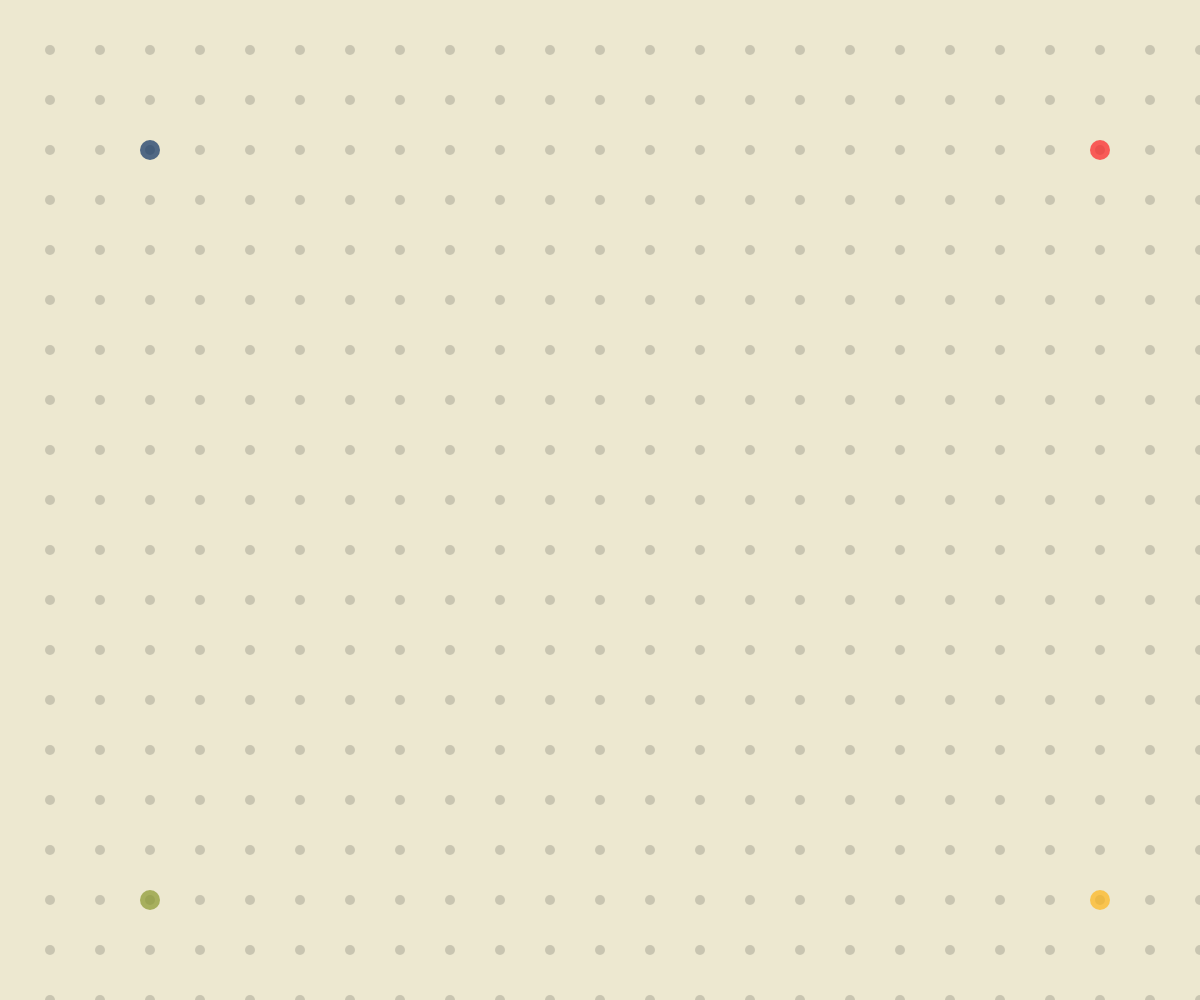
Frame 1 (no input)
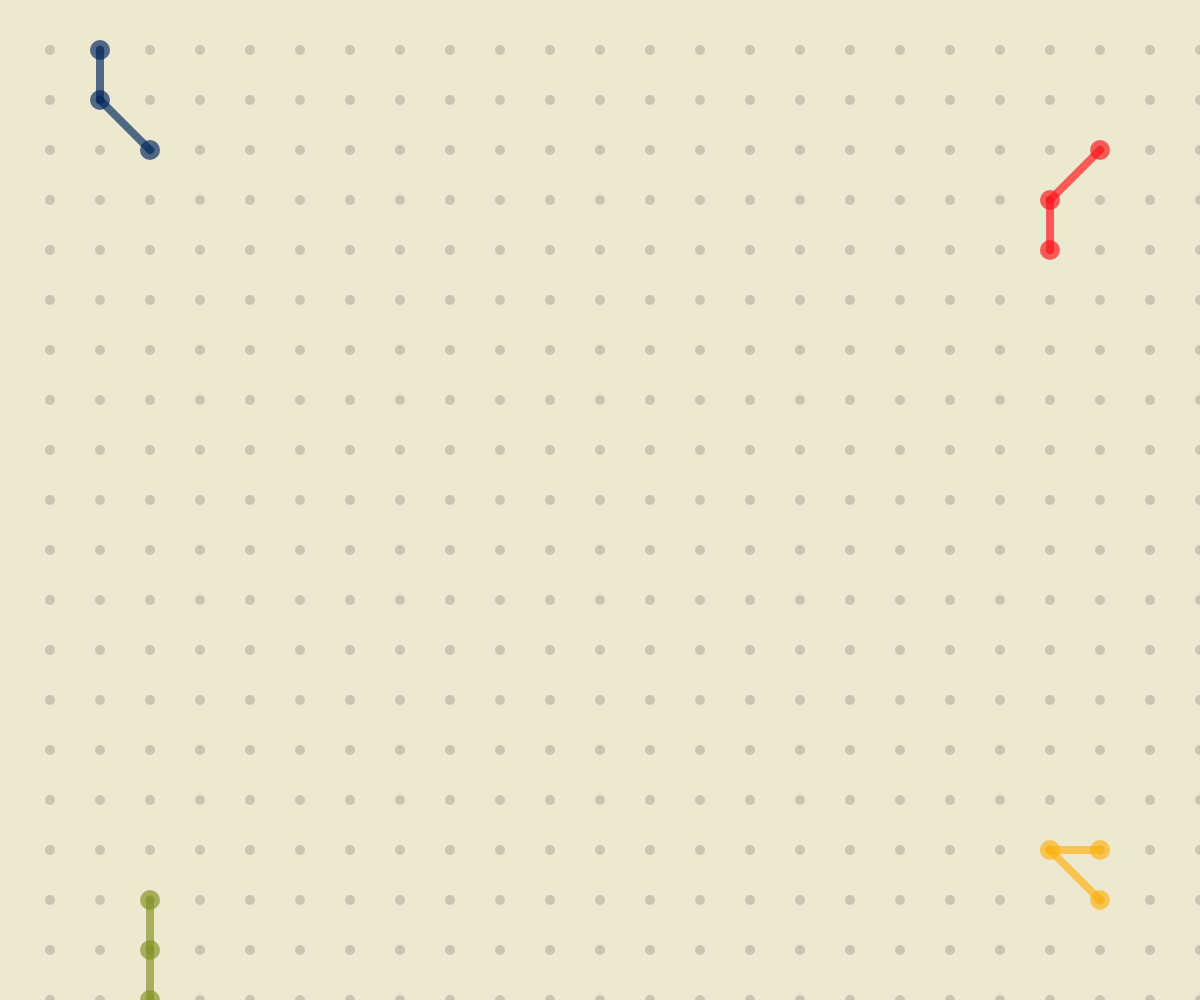
Frame 60 (no input)
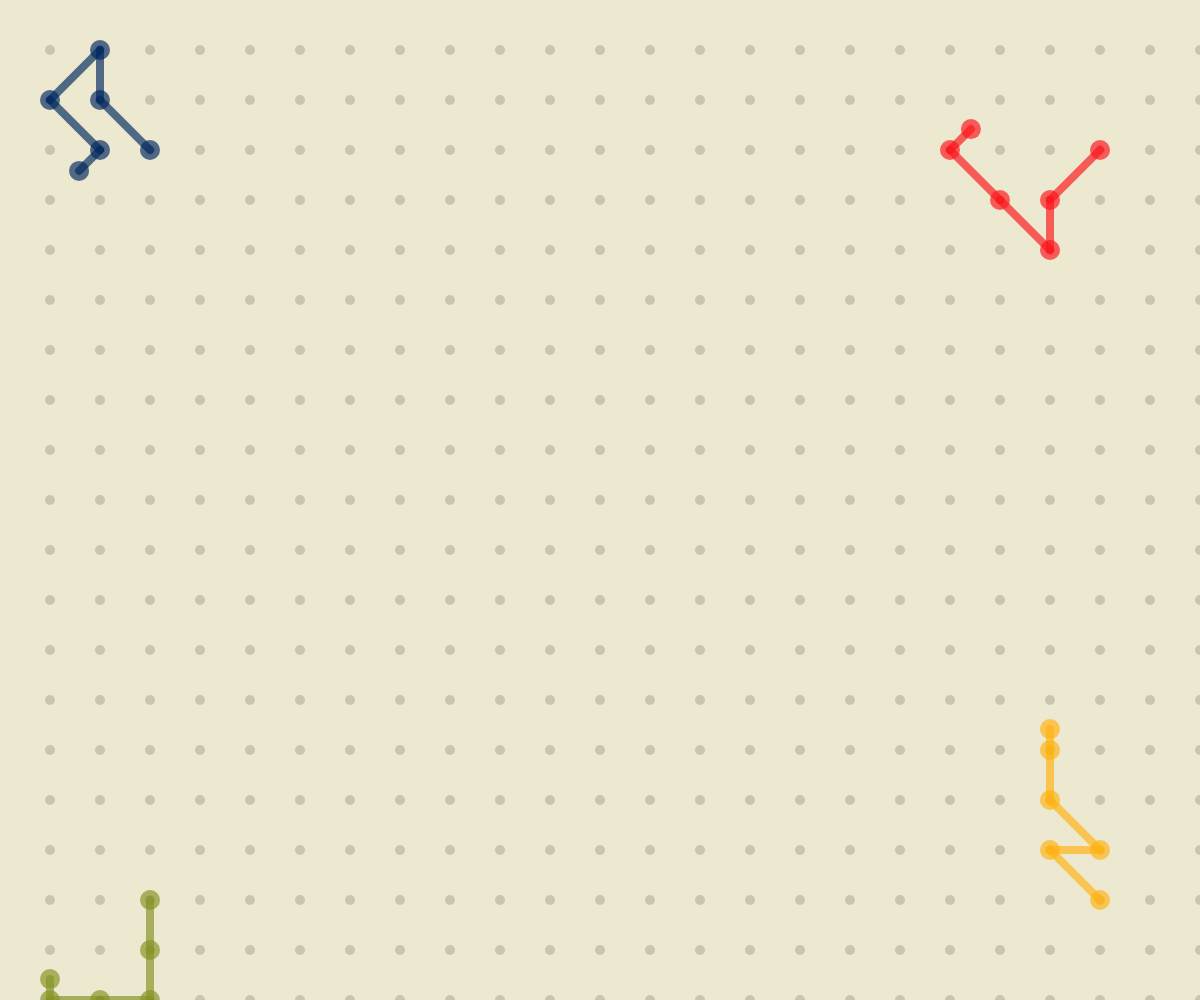
Frame 120 (the mouse pressed at the canvas centre since frame 60)

The p5.js sketch that drew these frames (run headless with seeded random() and noise() and a simulated clock; from frame 60 on, the mouse is pressed at the canvas centre):

// p5.js sketch
// ── sketch.js

let dots = [];
let spaceBetweenDots = 50;
let dotDiameter = 10;

let width = 0; // in dots
let height = 0; // in dots

let numPainters = 4;
let painters = [];
let painterDotDiameter = 20;
let painterIdleTime = 5;
let lerpSpeed = 0.05;
let painterStrokeWeight = 8;
let painterDotOpacity = 170;
let painterDirections = [[1, 1], [1, 0], [1, -1], [0, 1], [0, -1], [-1, -1], [-1, 0], [-1, 1]]
//let painterDirections = [[[-1, 0], [-1, 1], [0, 1]], [[-1, 0], [-1, 1], [0, 1], [-1, -1], [0, -1]], [[-1, 0], [-1, -1], [0, -1]], [[-1, 0], [-1, 1], [0, 1], [1, 1], [1, 0]],[[-1, 0], [-1, 1], [-1, -1], [0, -1], [0,1], [1, 0], [1, -1], [1,1]], [[-1, 0], [-1, -1], [0, -1], [1, 0], [1, -1]],[[1, 0], [0, 1], [1, 1]],[[1, 0], [0, 1], [1, 1], [0, -1], [1, -1]], [[1, 0], [0, -1], [1, -1]]] // bottom left, bottom center, bottom right, middle left, middle center, middle right, upper left, upper center, upper right
let transportSpeed = 0.05;

let painterStartingPositions = [[]]
let colorPalette = [[1, 41, 95], [132, 147, 36], [255, 179, 15], [253, 21, 27]];

class Dot {
	constructor(x,y, i, j) {
		this.x = x;
		this.y = y;
		this.i = i; // the row that this dot belongs to in dots[]
		this.j = j; // the col that this dot belongs to in dots[]
		this.painter = null;
	}

	display() {
		fill(201, 197, 177);
		circle(this.x, this.y, dotDiameter);
	}
}

class Painter {
	constructor(r, g, b, startingDot) {
		this.r = r;
		this.g = g;
		this.b = b;
		this.pDots = [startingDot];
		this.currDot = startingDot;
		this.targetDot = startingDot;
		this.phantomDotX = startingDot.x;
		this.phantomDotY = startingDot.y;
		this.state = 'IDLE'
		this.idleTime = painterIdleTime;
		this.movingLerp = 0;
		this.lastDirection = [0,0]
		this.dotDiameter = painterDotDiameter;
		startingDot.painter = this;

		this.transportDotX = startingDot.x;
		this.transportDotY = startingDot.y;
		this.transportLerp = 0;
		this.transportIdx = 0;
		this.targetDot = this.pDots[1];
		this.transportDirection = 1;
	}

	getDirection() {
		let possibleIndices = []
		for (let i = 0; i < painterDirections.length; i++) {
			let possibleDirection = painterDirections[i]
			if (this.currDot.i + possibleDirection[0] < height && this.currDot.i + possibleDirection[0] >= 0 && this.currDot.j + possibleDirection[1] < width && this.currDot.j + possibleDirection[1] >= 0) {
				let nextDot = dots[this.currDot.i + possibleDirection[0]][this.currDot.j + possibleDirection[1]]
				if (nextDot.painter == null) {
					possibleIndices.push(i);
					if (possibleDirection[0] == this.lastDirection[0] && possibleDirection[1] == this.lastDirection[1]) {
						possibleIndices.push(i);
						possibleIndices.push(i);
					}
				}
			}
		}

		if (possibleIndices.length > 0) {
			return random(possibleIndices);
		} else {
			return -1;
		}
	}

	move() {
		if (this.state == 'IDLE') {
			if (this.idleTime == 0) {
				this.idleTime = painterIdleTime;
				
				let directionIdx = this.getDirection();
				if (directionIdx < 0) {
					this.state = 'SHRINKING';
					return;
				}
				let direction = painterDirections[directionIdx];
				let newDot = dots[this.currDot.i + direction[0]][this.currDot.j + direction[1]]
				newDot.painter = this;
				this.targetDot = newDot

				this.lastDirection = direction;
				this.state = 'MOVING'
			} else {
				this.idleTime -= 1;
			}
		} else if (this.state == 'MOVING') {
			if (this.movingLerp >= 1) {
				this.movingLerp = 0;
				this.pDots.push(this.targetDot);
				this.currDot = this.targetDot;
				this.state = 'IDLE'
			} else {
				this.phantomDotX = lerp(this.phantomDotX, this.targetDot.x, this.movingLerp)
				this.phantomDotY = lerp(this.phantomDotY, this.targetDot.y, this.movingLerp)
				this.movingLerp += lerpSpeed;
			}
		} else if (this.state == 'SHRINKING') {
			if (this.dotDiameter == 0) {
				this.state = 'TRANSPORTING';
				return;
			} else {
				this.dotDiameter -= 0.5;
			}
		} else if (this.state == 'TRANSPORTING') {
			if (this.transportLerp >= 1) {
				this.transportLerp = 0;
				this.transportIdx += this.transportDirection;
				if (this.transportIdx == this.pDots.length - 1|| this.transportIdx == 0) {
					this.transportDirection *= -1;
				}
			}

			this.transportDotX = lerp(this.pDots[this.transportIdx].x, this.pDots[this.transportIdx + this.transportDirection].x, this.transportLerp);
			this.transportDotY = lerp(this.pDots[this.transportIdx].y, this.pDots[this.transportIdx + this.transportDirection].y, this.transportLerp);
			this.transportLerp += transportSpeed;
			
			return;
		}
	}

	display() {
		fill(this.r, this.g, this.b, painterDotOpacity);
		noStroke();
		for (let i = 0; i < this.pDots.length - 1; i++) {
			noStroke();
			circle(this.pDots[i].x, this.pDots[i].y, this.dotDiameter);
			strokeWeight(painterStrokeWeight);
			stroke(this.r, this.g, this.b, painterDotOpacity);
			line(this.pDots[i].x, this.pDots[i].y, this.pDots[i+1].x, this.pDots[i+1].y)
		}
		noStroke();
		circle(this.pDots[this.pDots.length-1].x, this.pDots[this.pDots.length-1].y, this.dotDiameter);
		if (this.state == 'MOVING') {
			strokeWeight(painterStrokeWeight)
			stroke(this.r, this.g, this.b, painterDotOpacity)
			line(this.pDots[this.pDots.length-1].x, this.pDots[this.pDots.length-1].y, this.phantomDotX, this.phantomDotY)
			noStroke()
			circle(this.phantomDotX, this.phantomDotY, this.dotDiameter)
		}

		if (this.state == 'TRANSPORTING') {
			circle(this.transportDotX, this.transportDotY, painterDotDiameter)
		}

		
		
	}
}

function setup() {
	createCanvas(windowWidth, windowHeight);
	
	width = Math.floor(windowWidth / spaceBetweenDots);
	height = Math.floor(windowHeight / spaceBetweenDots);
	for (let i = 0; i < height; i++) {
		let row = [];
		for (let j = 0; j < width; j++) {
			row.push(new Dot(j * spaceBetweenDots, i * spaceBetweenDots, i, j));
		}
		dots.push(row);
	}
	
	let startingDots = [dots[2][2], dots[height - 3][2], dots[height-3][width-3], dots[2][width-3]]

	for (let i = 0; i < numPainters; i++) {
		painters.push(new Painter(colorPalette[i][0], colorPalette[i][1], colorPalette[i][2],startingDots[i]))
	}

}

function draw() {
	background(237,232,208);
	translate(spaceBetweenDots, spaceBetweenDots)
	noStroke();
	for (let i = 0; i < height; i++) {
		for (let j = 0; j < width; j++) {
			dots[i][j].display();
		}
	}

	for (let i = 0; i < numPainters; i++) {
		
		painters[i].display();
		painters[i].move();
	}
}
